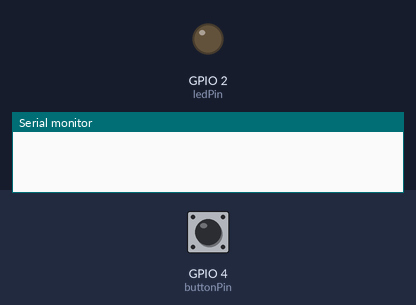
The sketch below on a simulated ESP8266 (Wemos D1 mini). On the bench: output pins drawn as LEDs (lit = HIGH), the last lines printed to the serial monitor. The test bench sets the inputs (shaded band); at power-on: GPIO 4 (buttonPin) LOW.

Above: at 1.2 s.
1.3 s: GPIO 4 (buttonPin) pulled HIGH for 0.15 s
At 2.5 s:
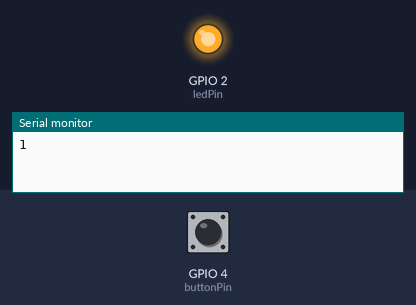
2.9 s: GPIO 4 (buttonPin) pulled HIGH for 1 s
At 3.9 s:
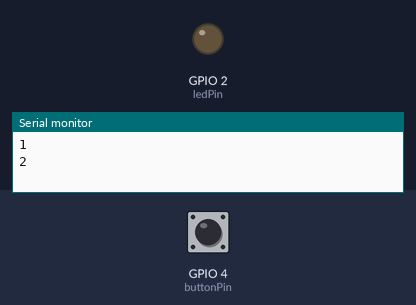
5.4 s: GPIO 4 (buttonPin) pulled HIGH for 3.2 s
At 5.8 s:
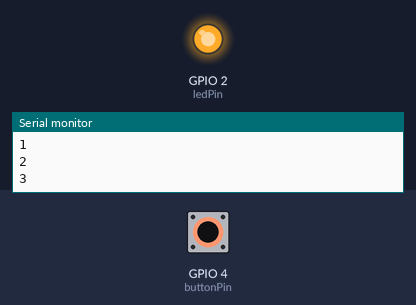
Timing chart, 0 to 8.4 s (numbered marks = the images above; inputs shaded):
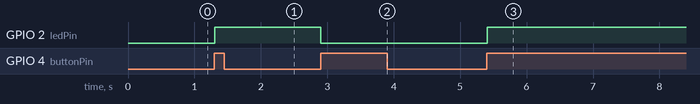

The sketch:

2-4functionDebounce.ino
```cpp
/*
 Ex2. 2-4functionDebounce.ino
 D1 mini Button debounce using functions
*/
#include <ESP8266WiFi.h>

const int ledPin=2; //2번 핀을 사용하는 LED 상수 정의
const int buttonPin=4; //버튼을 4번 핀에 지정

int count=0;
boolean lastButton=LOW; //이전 버튼의 눌림 상태를 Boolean형 변수로 선언
boolean currentButton=LOW; //현재 버튼의 눌림 상태를 Boolean형 변수로 선언
boolean X=false; //현재 LED의 점멸 상태를 Boolean형 변수로 선언

void setup()
{
    pinMode(ledPin, OUTPUT); //LED(2번 핀)를 출력으로 지정
    pinMode(buttonPin, INPUT); //BUTTON(4번 핀)을 입력으로 지정
    Serial.begin(9600);
}
boolean debounce(boolean last)
{
    boolean current=digitalRead(buttonPin); //현재 버튼 상태를 확인
    if(last!=current) //이전 버튼 상태와 현재 버튼 상태가 다름
    {
        delay(5); //5ms 동안 기다림
        current=digitalRead(buttonPin); //current에 현재 버튼 상태를 저장
    }
    return current; //current 변수값을 반환
}
void loop()
{
    currentButton=debounce(lastButton); //디바운싱 처리된 버튼값을 읽음
    if(lastButton==LOW && currentButton==HIGH) //버튼을 누름
    {
        X=!X; //LED 점멸 상태를 나타내는 ledOn 변수값을 바꿈
        count++;
        Serial.println(count);
    }
    lastButton=currentButton; //이전 버튼값을 현재 버튼값으로 변경

    digitalWrite(ledPin, X); //LED 점멸 상태를 바꿈
  delay(1);
}
```

Measured:
- after the input at 1.3 s, GPIO 2 (ledPin): LOW → HIGH at once
- after the input at 2.9 s, GPIO 2 (ledPin): HIGH → LOW at once
- after the input at 5.4 s, GPIO 2 (ledPin): LOW → HIGH at once
